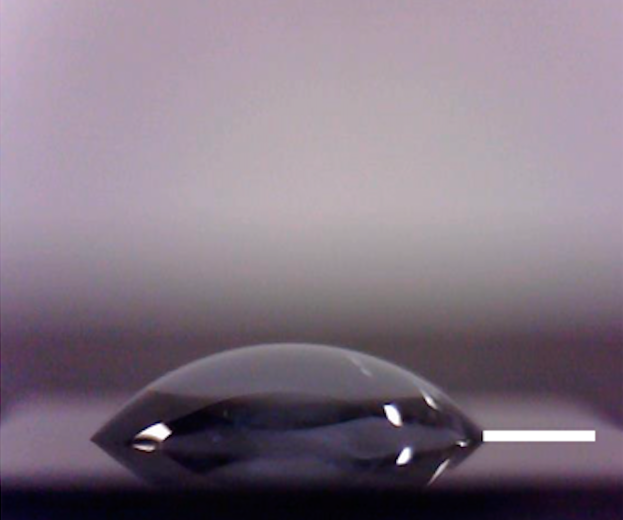
#> input picture img1.png, 1246 x 1040 px (shown at 1/2 size)
$ python -i sessile.py   (imports and definitions only)
#> lines starting #> are read from the running program, lines starting #| are printed output that depends on the picture; after the words box and inside, x2 and y2 are one past the last pixel; in counts of white or black regions, pixels touching at a corner belong together
#> further down, picture is the input picture: shape (1040, 1246, 3); mean B, G, R 131.5, 118.1, 131.4
import sys, cv2, numpy as np
from PyQt5.QtWidgets import QApplication, QWidget, QVBoxLayout, QPushButton, QLabel, QFileDialog, QSlider, QHBoxLayout
from PyQt5.QtGui import QPixmap, QImage
from PyQt5.QtCore import Qt

# ============================ Safe Baseline Detection ============================
def detect_baseline_hough(gray):
    h, w = gray.shape
#> h = 1040; w = 1246
    roi_y0 = int(h * 0.55)
#> roi_y0 = 572
    roi = gray[roi_y0:, :].copy()  # ✅ ensure contiguous memory
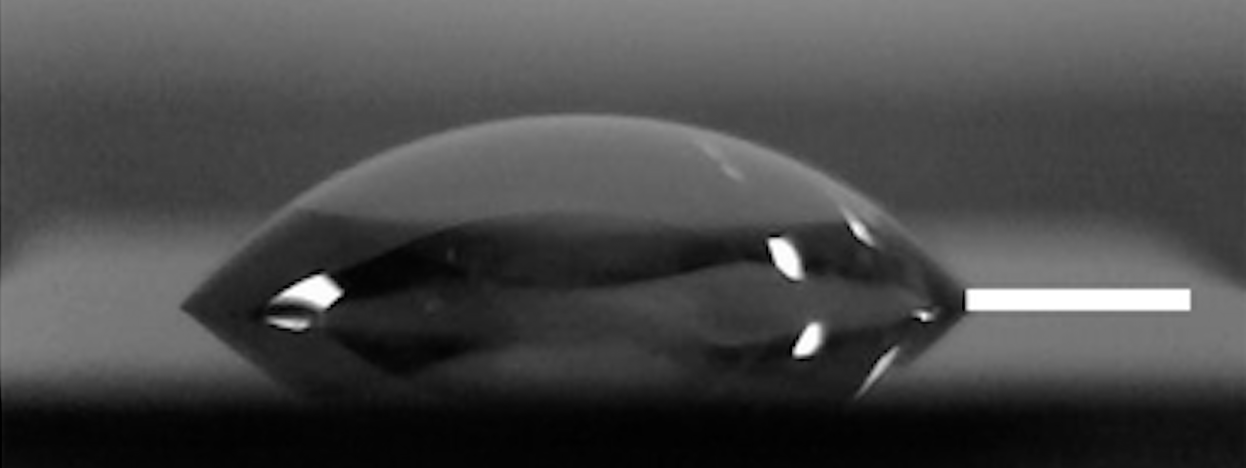
#> roi: shape (468, 1246); min 0, max 255, mean 72.7
    if roi.size == 0:
        return int(h * 0.9)
    try:
        edges = cv2.Canny(cv2.GaussianBlur(roi, (5,5), 0), 50, 150)
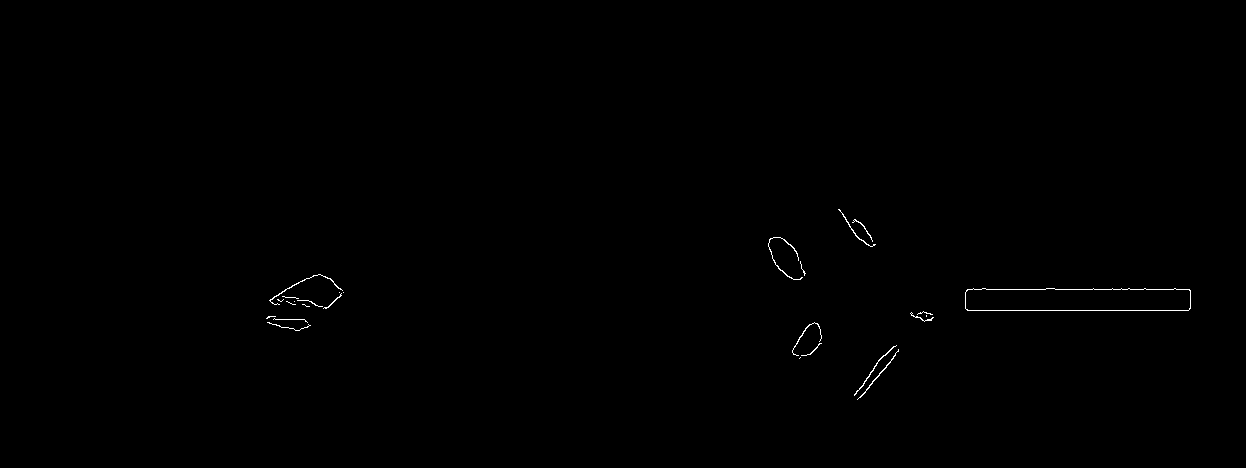
#> edges: shape (468, 1246); 0.24% white in thin lines or dots, all inside (x1, y1, x2, y2) = (266, 209, 1191, 400)
        lines = cv2.HoughLinesP(edges, 1, np.pi/180, 60, int(w*0.25), 10)
#> lines = [[967, 310, 1188, 310], [1055, 289, 1092, 289], [1146, 289, 1173, 289], [986, 289, 1045, 289]]
        if lines is None or len(lines)==0:
            return int(h*0.9)
        ys=[]
        for x1,y1,x2,y2 in lines[:,0,:]:
            if abs(y2-y1)<15: ys.append((y1+y2)/2)
#> this loop made 4 passes
#> after the loop, ys = [310, 289, 289, 289]
        return int(roi_y0 + np.median(ys)) if ys else int(h*0.9)
    except cv2.error as e:
        print("⚠️ Hough failed:", e)
        return int(h*0.9)

# ============================ Safe Droplet Segmentation ============================
def detect_droplet_contour_smart(bgr):
    gray = cv2.cvtColor(bgr, cv2.COLOR_BGR2GRAY)
    baseline_y = detect_baseline_hough(gray)
#> baseline_y = 861
    h, w = gray.shape
#> h = 1040; w = 1246
    top = max(0, baseline_y - int(0.65 * h))
#> top = 185
    roi = gray[top:baseline_y, :].copy()
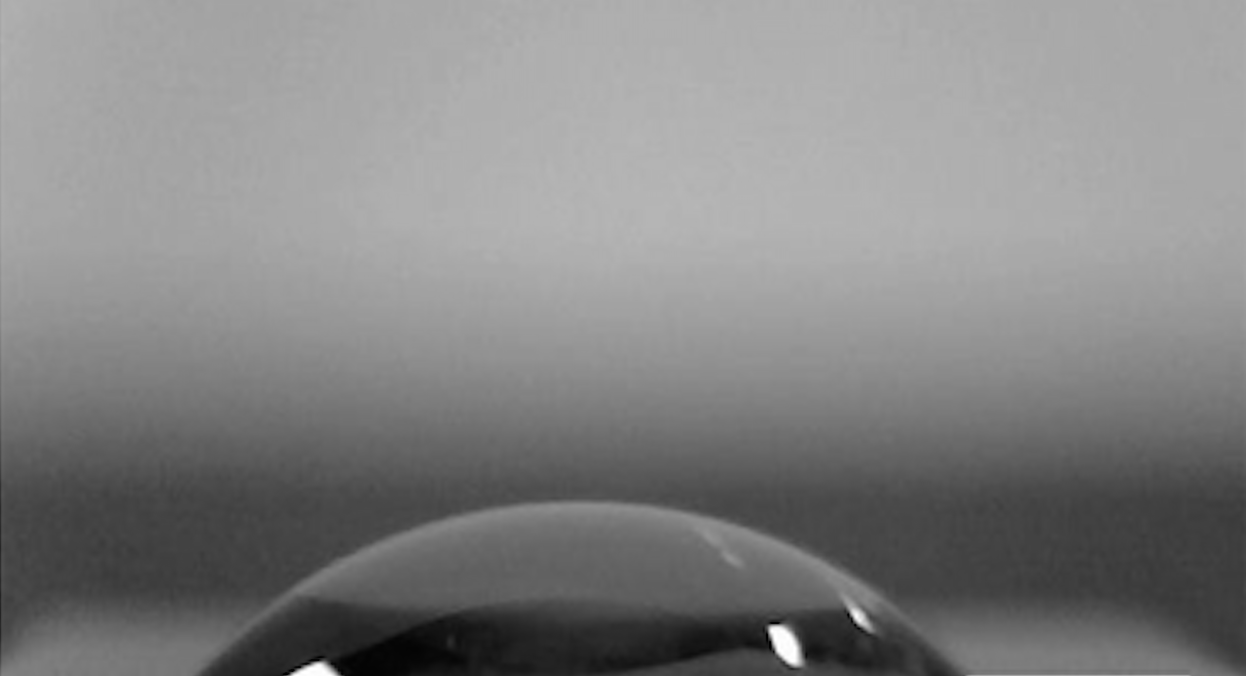
#> roi: shape (676, 1246); min 0, max 255, mean 131.3
    if roi.size == 0:
        print("⚠️ Empty ROI"); return None, baseline_y

    try:
        blur = cv2.GaussianBlur(roi, (5,5), 0)
        _, otsu = cv2.threshold(blur, 0, 255, cv2.THRESH_BINARY + cv2.THRESH_OTSU)
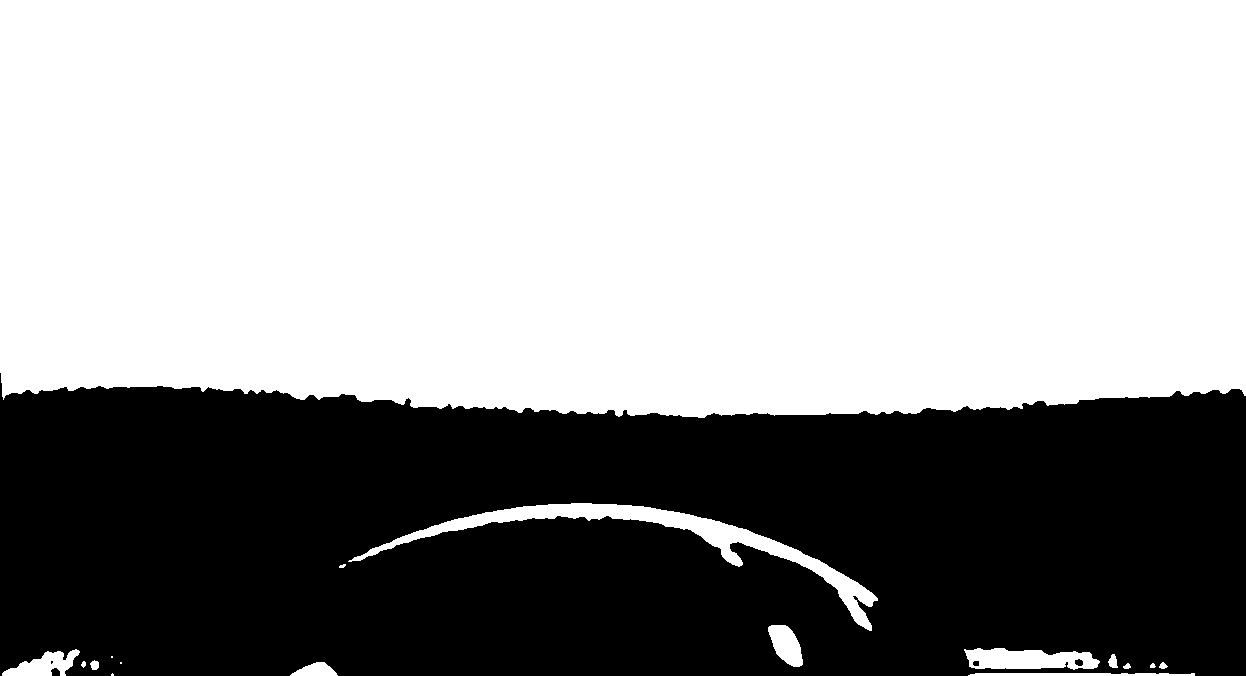
#> otsu: shape (676, 1246); 61.2% white; 5 black regions (1 under 20 px), largest, box (x1, y1, x2, y2) and area: (0, 373, 1246, 676) 326607, (51, 668, 60, 676) 58, (1075, 659, 1083, 666) 44, (973, 661, 979, 666) 28
#> (the run stopped early here; a loop or call above may not have finished)

$ run again, on img2.png
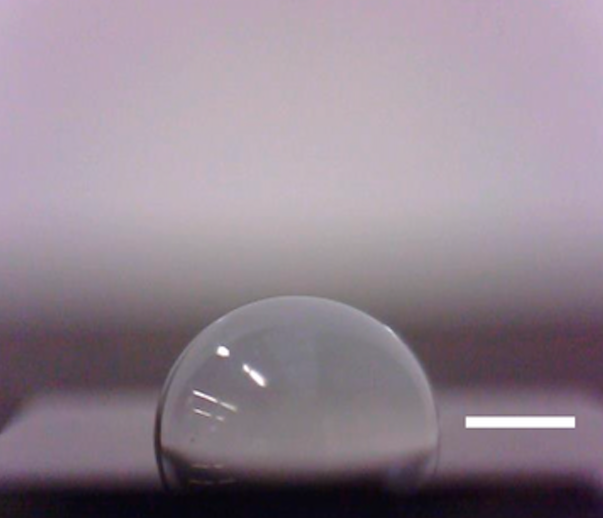
#> input picture img2.png, 1206 x 1036 px (shown at 1/2 size)
#> picture is the input picture: shape (1036, 1206, 3); mean B, G, R 143.8, 132.1, 145.6
#> in detect_baseline_hough, `edges = cv2.Canny(cv2.GaussianBlur(roi, (5,5), 0), 50, 150)`:
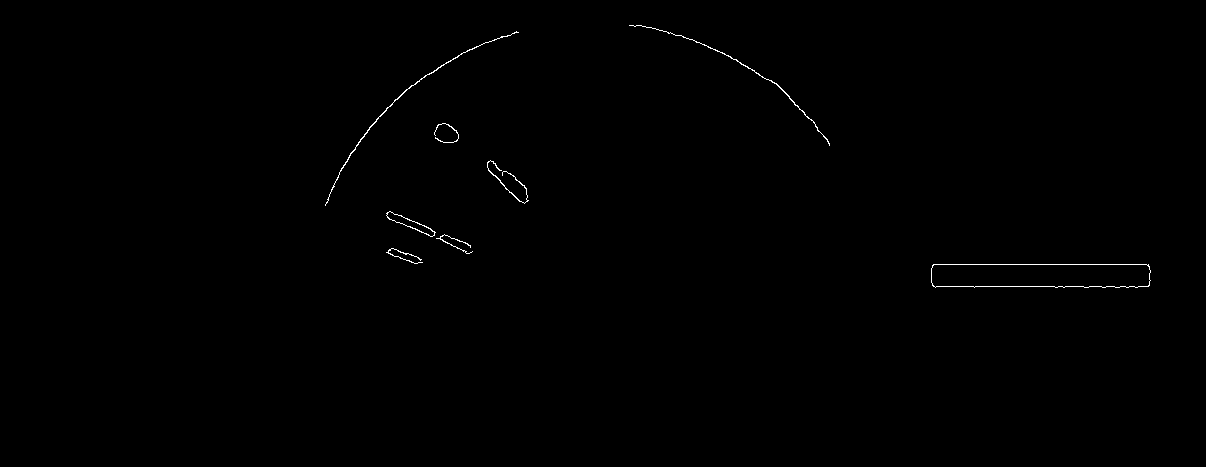
#> edges: shape (467, 1206); 0.29% white in thin lines or dots, all inside (x1, y1, x2, y2) = (325, 25, 1151, 288)
#> lines = [[933, 264, 1146, 264], [975, 286, 1054, 286]]
#> the loop in detect_baseline_hough, `for x1,y1,x2,y2 in lines[:,0,:]:` made 2 passes
#> after the loop in detect_baseline_hough, `for x1,y1,x2,y2 in lines[:,0,:]:`: ys = [264, 286]
#> baseline_y = 844
#> top = 171
#> in detect_droplet_contour_smart, `_, otsu = cv2.threshold(blur, 0, 255, cv2.THRESH_BINARY + cv2.THRESH_O..`:
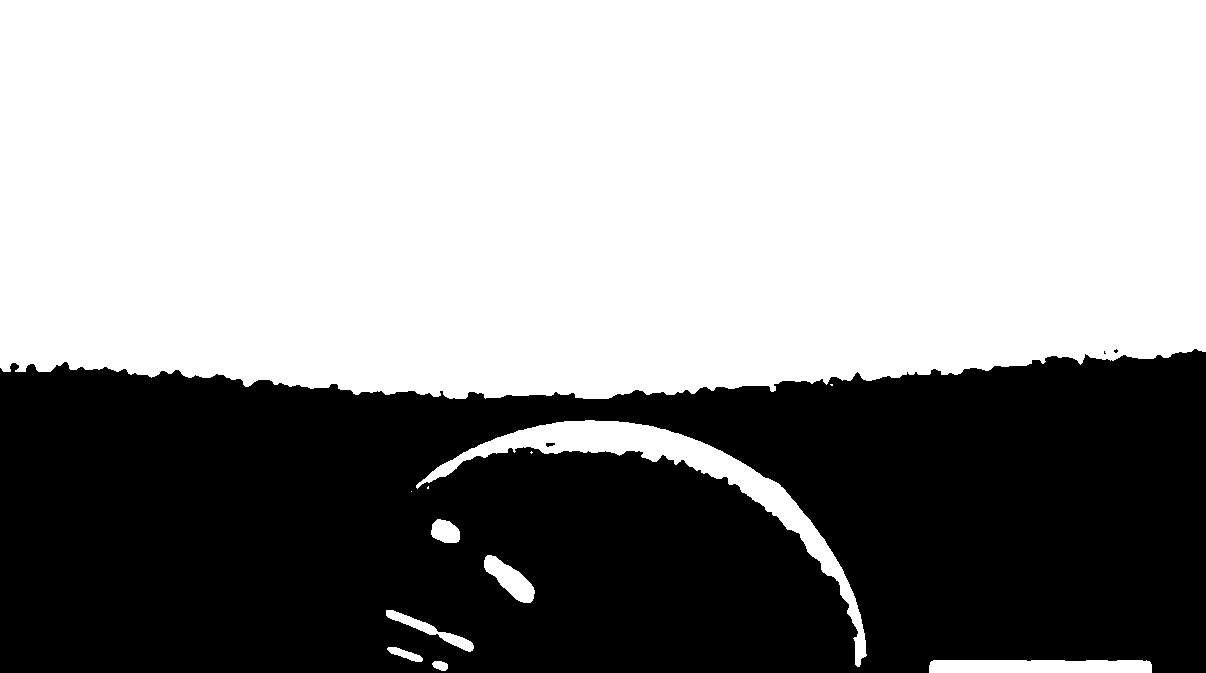
#> otsu: shape (673, 1206); 58.5% white; 4 black regions (2 under 20 px), largest, box (x1, y1, x2, y2) and area: (0, 349, 1206, 673) 336798, (546, 443, 555, 447) 27
